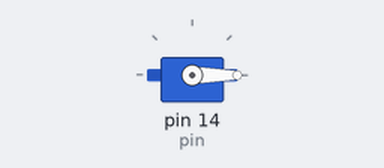
Recording of a sketch running on a simulated Arduino Uno, built with avr-gcc and run on an emulated ATmega328P. Parts: servo.

Above: at 0.05 s.
At 1.05 s:
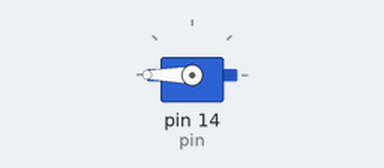
At 2.0 s:
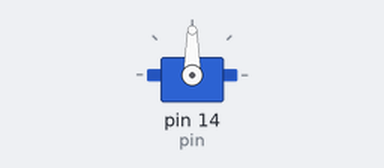
Timing chart, 0 to 4.6 s (numbered marks = the images above):
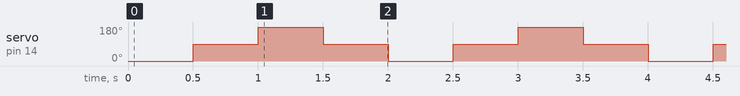

The sketch:

servo_test.ino
```cpp
/*
 * Servo Example
 */
#include <Servo.h>

Servo s1;             // Instantiate Servo Object
Servo s2;

int pin = 14;
//int pin2 = 15;        // Pin 14 is Analog 0
int dly = 500;        // Set Delay to 500ms. Change this to change the speed
int hasRun = 0;
void setup() {
  pinMode(pin, OUTPUT);
  s1.attach(pin);
  //pinMode(pin2, OUTPUT);   // Attach to Analog 0
  //s2.attach(pin2);
  Serial.begin(19200);

}

void loop() {
  if(hasRun <= 3) {
  s1.write(0);
  //s2.write(0);     // Set position 0 degrees
  delay(dly);

  s1.write(90);
  //s2.write(90);    // Set Position 90 degrees
  delay(dly);

  s1.write(180);
  //s2.write(180);    // Set Position 180 degrees
  delay(dly);

  s1.write(90);
  //s2.write(90);     // Set Position 90 degrees
  delay(dly);
  hasRun++;
  }
  //s1.detach();
  Serial.println();
}
```

Measured:
- by itself, servo on pin 14 (pin): repeats every 2.0 s: 180° 0.50 s, 90° 0.50 s, 0° 0.50 s, 90° 0.50 s, until it stays 90° from 7.5 s
